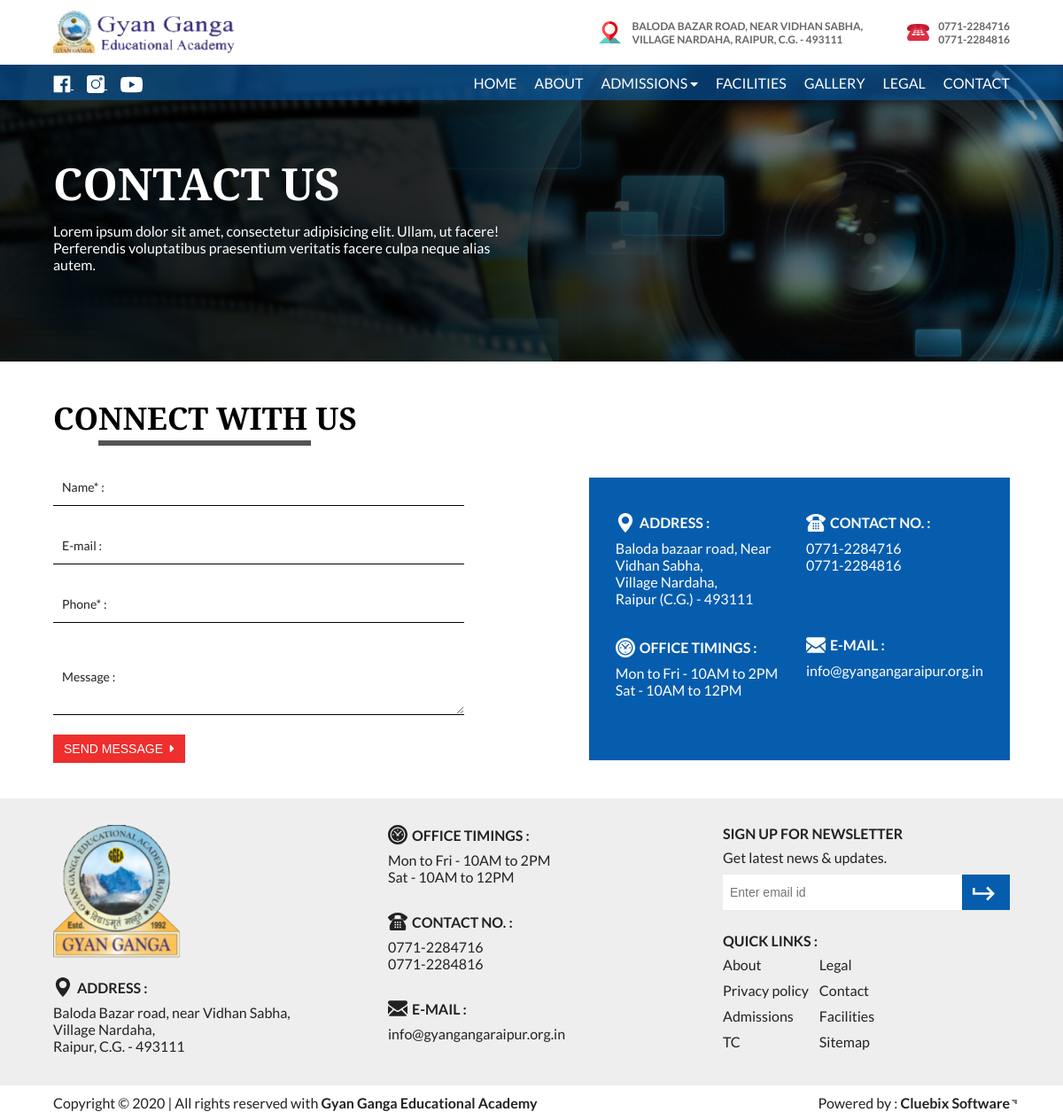
The app's page /index.php/contact with its own data.
### tables this page shows
CREATE TABLE `webprofile` (
  `id` int(11) NOT NULL,
  `email` varchar(100) NOT NULL,
  `phone1` varchar(50) NOT NULL,
  `phone2` varchar(50) NOT NULL,
  `whatsapp_no` varchar(50) NOT NULL,
  `address_line1` varchar(50) NOT NULL,
  `address_line2` varchar(50) NOT NULL,
  `address_line3` varchar(100) NOT NULL,
  `timing_1` varchar(200) NOT NULL,
  `timing_2` varchar(200) NOT NULL,
  `fblink` varchar(50) NOT NULL,
  `instalink` varchar(50) NOT NULL,
  `twitterlink` varchar(50) NOT NULL,
  `youtubelink` varchar(500) NOT NULL,
  `virtual_tour` varchar(50) NOT NULL
);

### application/controllers/Contact.php (called while the page is built, shortened)
<?php
class Contact extends MY_Controller {
	function __construct(){
		$this->load->model('GetModel','fetch');
	}
	public function index()
	{
		$profile=$this->fetch->getWebProfile();
		$this->load->view('header',['web'=>$profile , 'title'=>'Contact Us']);
		$this->load->view('contact');
	}
}

### index.php (called while the page is built, shortened)
<?php
require_once BASEPATH.'core/CodeIgniter.php';

### application/models/GetModel.php (called while the page is built, shortened)
<?php
class GetModel extends CI_Model{
    public function getWebProfile()
    {
        return $this->db->get('webprofile')->row();
    }
}
?>

### application/views/contact.php (the view, shortened to what this page needs)
    <div class="subheader" style="background:linear-gradient(to right,rgba(0,0,0,0.85) 40%,rgba(0,0,0,0.3)), url('assets/images/header-contact.jpg') no-repeat">
        <div class="wrapper">
            <h2 class="subheader-head serif wow fadeInUp" data-wow-dalay="1s">Contact Us</h2>
            <p class="subheader-txt wow fadeInUp" data-wow-delay="1.2s">Lorem ipsum dolor sit amet, consectetur adipisicing elit. Ullam, ut facere! Perferendis voluptatibus praesentium veritatis facere culpa neque alias autem.</p>
        </div>
    </div>
    <section class="contact contact2">
        <div class="wrapper wow fadeInUp" data-wow-offset="100">
        <h2 class="serif heading">
            Connect with us
        </h2>
        <div class="content">
            <form action="<?=base_url('Home/Mail')?>" class="wow fadeInUp" data-wow-delay="2s" method="POST">
                <div class="form-group">
                    <input type="text" maxlength="20" name="name" id="name" x-moz-errormessage="Enter name here" oninvalid="this.setCustomValidity('Enter name here')" oninput="this.setCustomValidity('')" required>
                    <label for="pname">Name* :</label>
                </div>
                <div class="form-group">
                    <input type="email" maxlength="30" name="email" id="email" x-moz-errormessage="Enter e-mail here" oninvalid="this.setCustomValidity('Enter e-mail here')" oninput="this.setCustomValidity('')">
                    <label for="email">E-mail :</label>
                </div>
                <div class="form-group">
                    <input type="text" x-moz-errormessage="Enter Contact no. here"  name="phone" pattern="[6-9]{1}[0-9]{9}" oninvalid="this.setCustomValidity('')" oninput="this.setCustomValidity('')" maxlength="10" title="Enter 10 digit mobile no. starting with 6,7,8, or 9" required>
                    <label for="phone">Phone* :</label>
                </div>
                <div class="form-group remarker">
                    <textarea name="message" rows="3" maxlength="200" id="message"></textarea>
                    <label for="message">Message :</label>
                </div>
                <button type="submit" class="btn"> Send message &nbsp;<i class="fa fa-caret-right"></i></button>
            </form>
            <div class="social2 wow fadeInUp" data-wow-delay="2.2s">
                <div class="flexer">
                    <div class="one">
                        <div class="address ss2">
                            <div class="footer-head">
                                <h4>Address :</h4>
                            </div>
                            <p>Baloda bazaar road, Near Vidhan Sabha,</p>
                            <p>Village Nardaha,</p>
                            <p>Raipur (C.G.) - 493111</p>
                        </div>
                        <div class="timings ss2">
                            <div class="footer-head">
                                <h4>Office timings :</h4>
                            </div>
                            <p>Mon to Fri - 10AM to 2PM</p>
                            <p>Sat - 10AM to 12PM</p>
                        </div>
                    </div>
                    <div class="two">
                        <div class="footer-contact ss2">
                            <div class="footer-head">
                                <h4>Contact no. :</h4>
                            </div>
                            <p>0771-2284716</p>
                            <p>0771-2284816</p>
                        </div>
                        <div class="email ss2">
                            <div class="footer-head ss2">
                                <h4>E-mail :</h4>
                            </div>
                            <p>info@gyangangaraipur.org.in</p>
                        </div>
                    </div>
                </div>
            </div>
        </div>
        </div>
    </section>
    <footer>
        <div class="ufooter">
            <div class="emblem">
                <img src="assets/images/footer-logo.PNG" alt="Gyan Ganga emblem">
                <div class="address">
                    <div class="footer-head">
                        <h4>Address :</h4>
                    </div>
                    <p><?=$web->address_line1?></p>
                    <p><?=$web->address_line2?></p>
                    <p><?=$web->address_line3?></p>
                </div>
            </div>
            <div class="info">
                <div class="timings">
                    <div class="footer-head">
                        <h4>Office timings :</h4>
                    </div>
                    <p><?=$web->timing_1?></p>
                    <p><?=$web->timing_2?></p>
                </div>
                <div class="footer-contact">
                    <div class="footer-head">
                        <h4>Contact no. :</h4>
                    </div>
                    <p><?=$web->phone1?></p>
                    <p><?=$web->phone2?></p>
                </div>
                <div class="email">
                    <div class="footer-head">
                        <h4>E-mail :</h4>
                    </div>
                    <p><?=$web->email?></p>
                </div>
            </div>
            <div class="newsletter">
                <div class="sign-up">
                    <div class="footer-head">
                        <h4>Sign up for newsletter</h4>
                    </div>
                    <p>Get latest news & updates.</p>
                    <form action="<?=base_url('Home/Subscribe')?>" method="POST">
                        <div class="field">
                            <input type="email" name="email" placeholder="Enter email id" required>
                            <button type="submit" class="signup-btn">
                            </button>
                        </div>
                    </form>
                </div>
                <div class="quick-links">
                    <div class="footer-head">
                        <h4>Quick Links :</h4>
                    </div>
                    <div class="links">
                        <p><a href="<?=base_url('About')?>">About</a></p>
                        <p><a href="<?=base_url('Legal')?>">Legal</a></p>
                        <p><a href="<?=base_url('Policy')?>">Privacy policy</a></p>
                        <p><a href="<?=base_url('Contact')?>">Contact</a></p>
                        <p><a href="<?=base_url('Admissions')?>">Admissions</a></p>
                        <p><a href="<?=base_url('Facilities')?>">Facilities</a></p>
                        <p><a href="<?=base_url('TC')?>">TC</a></p>
                        <p><a href="<?=base_url('sitemap.xml')?>">Sitemap</a></p>
                    </div>
                </div>
            </div>
        </div>
        <div class="lfooter">
            <p class="cpy">
                <span>Copyright </span> &copy; 2020 | All rights reserved with<strong> Gyan Ganga Educational Academy</strong>
             </p>
             <p class="powered">
                 Powered by :
                 <strong><a href="https://cluebix.com" target="_blank">Cluebix Software</a></strong>
             </p>
        </div>
    </footer>
</body>
</html>

### application/views/header.php (shortened to what this page needs)
<!DOCTYPE html>
<html lang="en">
<head>
    <link rel="stylesheet" href="https://cdnjs.cloudflare.com/ajax/libs/font-awesome/5.13.0/css/all.min.css" />
    <link rel="stylesheet" href="<?=base_url('assets/')?>css/owl.carousel.min.css">
    <link rel="stylesheet" href="<?=base_url('assets/')?>css/owl.theme.default.min.css">
    <link rel="stylesheet" href="<?=base_url('assets/')?>css/float_label.css">
    <link rel="stylesheet" href="<?=base_url('assets/')?>css/animate.css">
    <link rel="stylesheet" href="<?=base_url('assets/')?>css/style.css">
</head>
<body>
    <div class="logo-bar wow fadeInDown">
        <div class="wrapper">
            <a href="<?=base_url()?>"><img src="<?=base_url('assets/')?>images/logo.png" alt="GGR Logo" class="logo"></a>
            <div class="address-bar">
                <div class="top-address">
                    <p><?=$web->address_line1?> <br> <?=$web->address_line2?> <?=$web->address_line3?></p>
                </div>
                <div class="top-phone">
                    <img src="<?=base_url('assets/')?>images/phone-icon-red.png" alt="Phone">
                    <p><?=$web->phone1?> <br> <?=$web->phone2?></p>
                </div>
            </div>
        </div>
    </div>
    <nav class="wow fadeInDown" data-wow-delay="0.5s">
        <div class="wrapper">
            <div class="left-links">
                <a href="<?=$web->fblink?>" target="_blank" class="fblink">
                </a>
                <a href="<?=$web->instalink?>" target="_blank" class="instalink">
                </a>
                <a href="<?=$web->youtubelink?>" target="_blank" class="ytlink">
                </a>
            </div>
            <ul class="menu">
                <li><a href="<?=base_url()?>" class="<?=$this->uri->segment(1)==""?'active':''?>">Home</a></li>
                <li><a href="<?=base_url('About')?>" class="<?=$this->uri->segment(1)=="About"?'active':''?>">About</a></li>
                <li class="dropdown sm-hide nowrap">
                    <a class="<?=$this->uri->segment(1)=="Admissions"?'active':''?><?=$this->uri->segment(1)=="TC"?'active':''?>">Admissions <i class="fa fa-caret-down fa-sm"></i></a>
                </li>
                <li><a href="<?=base_url('Facilities')?>" class="<?=$this->uri->segment(1)=="Facilities"?'active':''?>">Facilities</a></li>
                <li><a href="<?=base_url('Gallery')?>" class="<?=$this->uri->segment(1)=="Gallery"?'active':''?>">Gallery</a></li>
                <li><a href="<?=base_url('Legal')?>" class="<?=$this->uri->segment(1)=="Legal"?'active':''?>">Legal</a></li>
                <li><a href="<?=base_url('Contact')?>" class="<?=$this->uri->segment(1)=="Contact"?'active':''?>">Contact</a></li>
            </ul>
        </div>
    </nav>

### assets/css/float_label.css (style rules this page uses)
.form-group { position:relative; }
label { position:absolute; left:10px; top:40%; transform: translateY(-50%); transition:all 0.3s; color:#999; font-weight:normal; cursor: text; pointer-events: none; }

### records on screen
webprofile: address_line1 "BALODA BAZAR ROAD, NEAR VIDHAN SABHA,", address_line2 "VILLAGE NARDAHA,", address_line3 "RAIPUR, C.G. - 493111", phone1 "0771-2284716", phone2 "0771-2284816", address_line1 "Baloda Bazar road, near Vidhan Sabha,", address_line2 "Village Nardaha,", address_line3 "Raipur, C.G. - 493111", timing_1 "Mon to Fri - 10AM to 2PM", timing_2 "Sat - 10AM to 12PM", email "info@gyangangaraipur.org.in"
